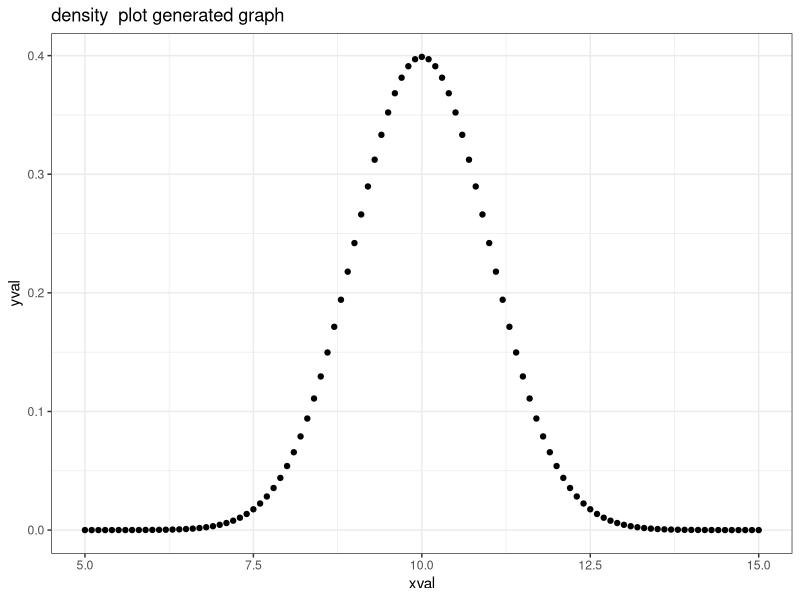
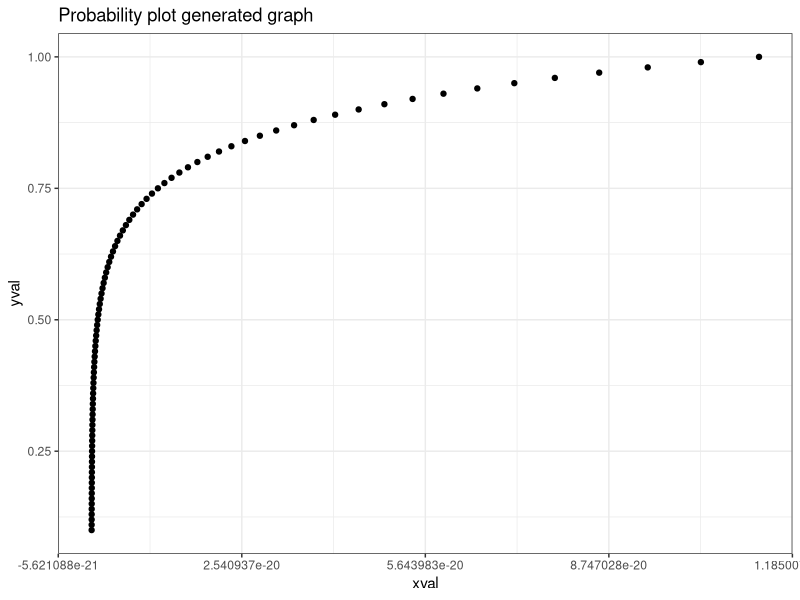
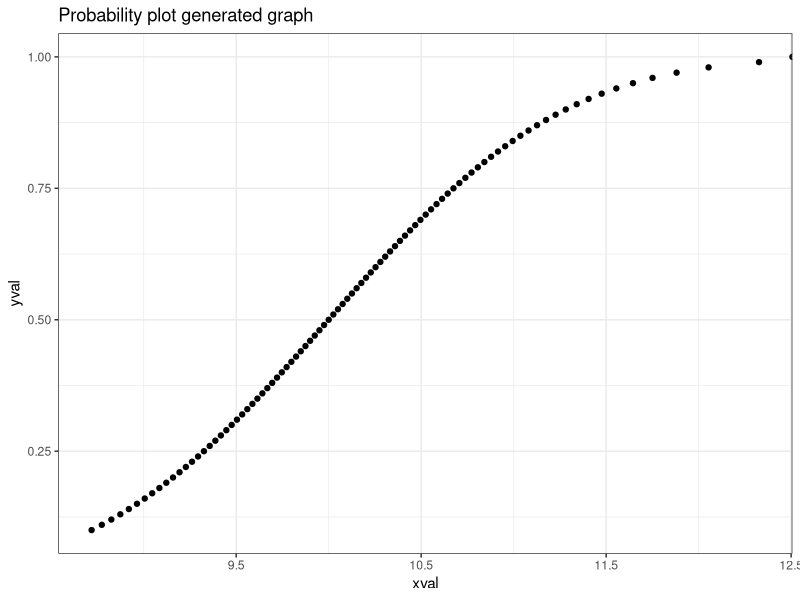
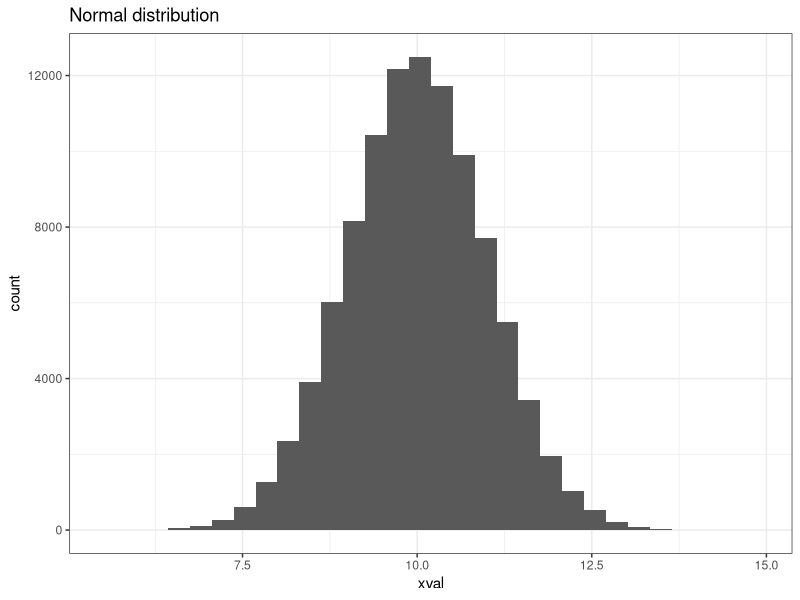
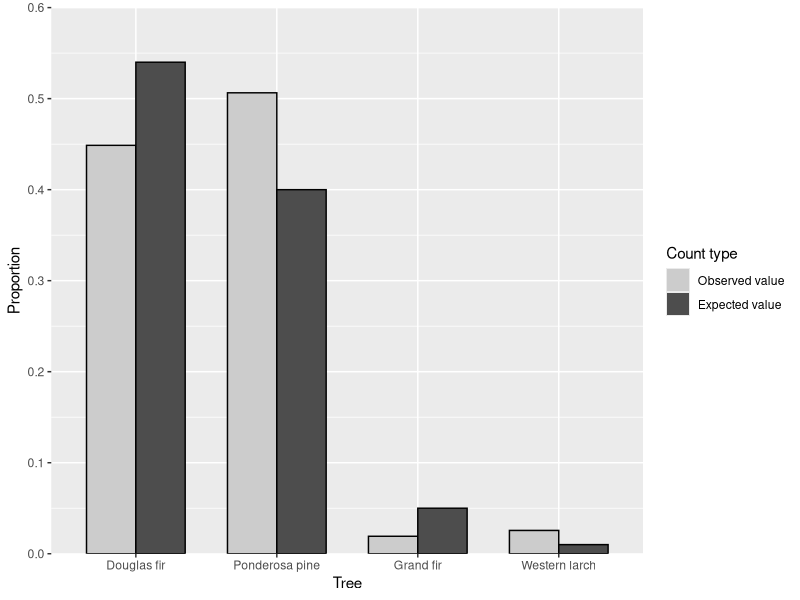
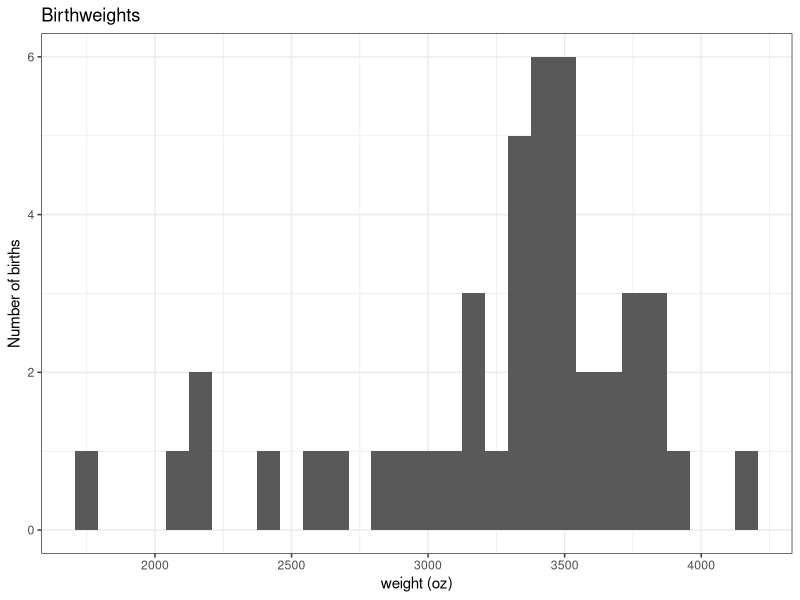
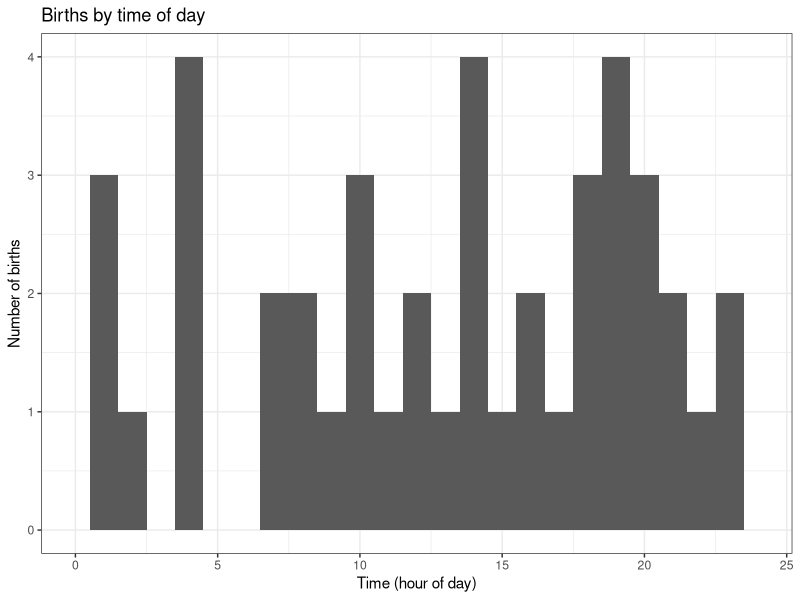
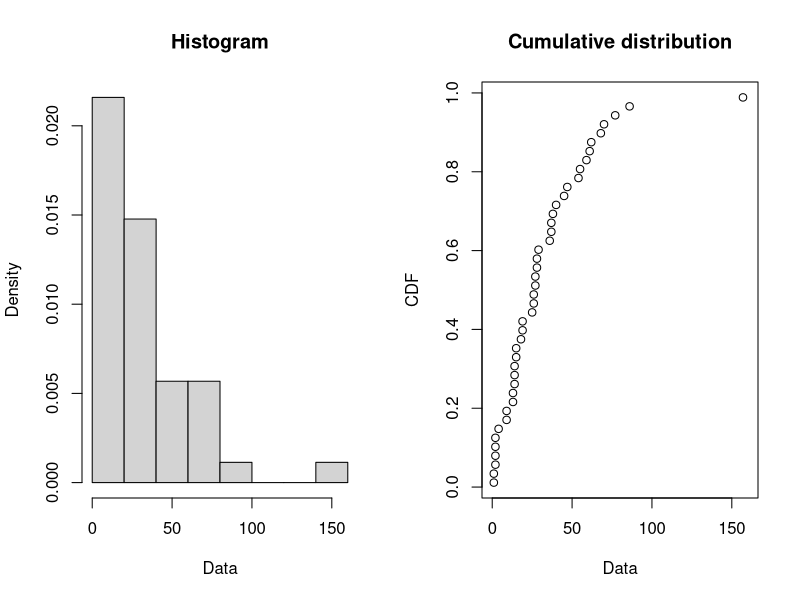

Write R code to recreate these figures, in order.
## ---- chunk 1
library(dplyr)
library(magrittr)
library(tidyr)
library(ggplot2)
library(foreach)
library(fitdistrplus)
## ---- chunk 2
xval <- seq(5, 15, by = 0.1)
yval <- dnorm(xval, 10, 1)
## ---- chunk 3
normexample <- data.frame(xval, yval)
ggplot(normexample) + geom_point(aes(xval, yval)) + theme_bw() + ggtitle("density  plot generated graph")
## ---- chunk 4
yval <- seq(0.1, 1, by = 0.01)
xval <- pnorm(yval, 10, 1)
## ---- chunk 5
normalexample <- data.frame(xval, yval)
ggplot(normalexample) + geom_point(aes(xval, yval)) + theme_bw() + ggtitle("Probability plot generated graph")
## ---- chunk 6
xval <- qnorm(yval, 10, 1)
## ---- chunk 7
normalexample <- data.frame(xval, yval)
ggplot(normalexample) + geom_point(aes(xval, yval)) + theme_bw() + ggtitle("Probability plot generated graph")
## ---- chunk 8
xval <- rnorm(100000, 10, 1)
## ---- chunk 9
normaldensity <- data.frame(xval)
ggplot(normaldensity) + geom_histogram(aes(xval)) + theme_bw() + ggtitle("Normal distribution")
## ---- chunk 10
Input =("
Tree              Value      Count   Total Proportion  Expected
'Douglas fir'     Observed   70      156   0.4487      0.54
'Douglas fir'     Expected   54      100   0.54        0.54
'Ponderosa pine'  Observed   79      156   0.5064      0.40
'Ponderosa pine'  Expected   40      100   0.40        0.40
'Grand fir'       Observed    3      156   0.0192      0.05
'Grand fir'       Expected    5      100   0.05        0.05
'Western larch'   Observed    4      156   0.0256      0.01
'Western larch'   Expected    1      100   0.01        0.01
")
  
Forage = read.table(textConnection(Input),header=TRUE)
## ---- chunk 11
Forage = 
mutate(Forage,
       Tree = factor(Tree, levels=unique(Tree)),
       Value = factor(Value, levels=unique(Value))
       )
## ---- chunk 12
ggplot(Forage, 
   aes(x = Tree, y = Proportion, fill = Value))  +
       geom_bar(stat="identity", position = "dodge", width = 0.7) +
       geom_bar(stat="identity", position = "dodge", 
                colour = "black", width = 0.7, 
                show.legend = FALSE)  +
                scale_y_continuous(breaks = seq(0, 0.60, 0.1), 
                limits = c(0, 0.60), 
                expand = c(0, 0))  +
       scale_fill_manual(name = "Count type" , 
                 values = c('grey80', 'grey30'), 
                 labels = c("Observed value", 
                            "Expected value"))
## ---- chunk 13
observed = c(423, 133)   
expected = c(0.75, 0.25)
  
chisq.test(x = observed,
           p = expected)
## ---- chunk 14
chisq.test(x = Forage[Forage$Value=="Observed",]$Proportion,
           p = Forage[Forage$Value=="Expected",]$Proportion)
## ---- chunk 15
brisbanebirths <- data.frame( 
  birthTime24hr = c('0005', '0104', '0118', '0155', '0257', '0405', '0407', '0422', '0431', '0708', '0735', '0812', '0814', '0909',
                '1035', '1049', '1053', '1133', '1209','1256', '1305', '1406', '1407', '1433', '1446', '1514',
                '1631', '1657', '1742', '1807', '1825', '1854', '1909', '1947', '1949', '1951', '2010', '2037',
                '2051', '2104', '2123', '2217', '2327', '2355'),
      gender = c(1, 1, 2, 2, 2, 1, 1, 2, 2, 2, 2, 2, 1, 1, 2, 1,
         1, 2, 2, 2, 2, 1, 1, 1, 1, 2, 2, 2, 1, 2, 1, 2,
         2, 2, 2, 2, 1, 2, 2, 2, 2, 1, 1, 1),
      weight = c(3837, 3334, 3554, 3838, 3625, 2208, 1745, 2846, 3166, 3520, 
        3380, 3294, 2576, 3208, 3521, 3746, 3523, 2902, 2635, 3920, 
        3690, 3430, 3480, 3116, 3428, 3783, 3345, 3034, 2184, 3300, 
        2383, 3428, 4162, 3630, 3406, 3402, 3500, 3736, 3370, 2121, 
        3150, 3866, 3542, 3278),
      minuteofday = c(5, 64, 78, 115, 177, 245, 247, 262, 271, 428,
        455, 492, 494, 549, 635, 649, 653, 693, 729, 776,
        785, 846, 847, 873, 886, 914, 991, 1017, 1062, 1087,
        1105, 1134, 1149, 1187, 1189, 1191, 1210, 1237, 1251, 1264, 
        1283, 1337, 1407, 1435))
## ---- chunk 16
ggplot(brisbanebirths) + geom_histogram(aes(weight)) + ggtitle("Birthweights") + 
  xlab("weight (oz)") + ylab("Number of births") + theme_bw()
## ---- chunk 17
ggplot(brisbanebirths) + geom_histogram(aes(floor(minuteofday/60)), binwidth = 1, center=0) + ggtitle("Births by time of day") + 
  xlab("Time (hour of day)") + xlim(0,24) +
  ylab("Number of births") +  theme_bw()
## ---- chunk 18
brisbanebirths$interarrival <- (foreach(i=1:nrow(brisbanebirths), .combine=c) 
  %do% 
    (max(1, brisbanebirths$minuteofday[i] - 
            brisbanebirths$minuteofday[max(1,i-1)]
         )
    )
)
print(summary(brisbanebirths$interarrival[2:44]))
print(tail(brisbanebirths$interarrival))
## ---- chunk 19
#library(fitdistrplus)
plotdist(brisbanebirths$interarrival)
## ---- chunk 20
descdist(brisbanebirths$interarrival)
## ---- chunk 21
birth_dist <- fitdist(brisbanebirths$interarrival, "exp")
summary(birth_dist)
birth_dist$estimate
## ---- chunk 22
par(mfrow = c(2,2))
denscomp(birth_dist)
qqcomp(birth_dist)
cdfcomp(birth_dist)
ppcomp(birth_dist)
par(mfrow = c(1,1))
## ---- chunk 23
test<- gofstat(birth_dist)
## ---- chunk 24
test$ks
## ---- chunk 25
test$kstest
## ---- chunk 26
turnaround <- c(239, 273, 308, 230, 312, 324, 534, 283, 86, 102,
                60, 103, 1211, 228, 341, 119, 104, 186, 151, 519,
                50, 53, 61, 98, 157, 109, 118, 82, 130, 163,
                70, 70, 125, 144, 159, 59, 68, 161, 45, 44,
                164, 68, 156, 169, 72, 89, 159, 176, 252, 260,
                89, 126, 136, 158, 103, 53, 54, 175, 179, 149,
                152, 67, 229, 79, 89, 75, 84, 111, 180, 121,
                241, 53, 46, 46, 51, 80, 91, 93, 828, 70,
                186, 82, 270, 29, 115, 197, 40, 89, 54, 50,
                107, 28, 181, 83, 373, 150, 153, 205, 64, 204,
                74, 37, 87, 117, 151, 391, 120, 76, 93, 144,
                152, 155, 229, 63, 241, 78, 102, 172, 217, 226,
                323, 85, 169, 215, 26, 56, 52, 188, 128, 265,
                160, 196, 63, 170, 211, 96, 268, 54, 55, 114,
                205, 428, 95, 141, 216, 109, 36, 87, 297, 44,
                109, 84, 110, 8, 79, 135, 39, 61, 241, 293,
                335, 36, 46, 116, 120, 138, 143, 28, 164, 82,
                36, 13, 702, 94, 53, 112, 170, 189, 50, 62,
                72, 258, 79, 32, 66, 84, 124, 136, 561, 144,
                231, 168, 35, 128, 128, 130, 179, 225, 186)

turnaround_df <- data.frame(turnaround)
summary(turnaround)
## ---- chunk 27
ggplot(turnaround_df) + geom_histogram(aes(turnaround)) + theme_bw()
## ---- chunk 28
descdist(turnaround_df$turnaround)
## ---- chunk 29
turnaround_lnorm <- fitdist(turnaround_df$turnaround, "lnorm")
gofstat(turnaround_lnorm)
## ---- chunk 30
par(mfrow = c(2, 2))
denscomp(turnaround_lnorm)
qqcomp(turnaround_lnorm)
cdfcomp(turnaround_lnorm)
ppcomp(turnaround_lnorm)
par(mfrow = c(1,1))
## ---- chunk 31
turnaround_gamma <- fitdist(turnaround_df$turnaround, "gamma")
gofstat(turnaround_gamma)
## ---- chunk 32
par(mfrow = c(2, 2))
denscomp(turnaround_gamma)
qqcomp(turnaround_gamma)
cdfcomp(turnaround_gamma)
ppcomp(turnaround_gamma)
par(mfrow = c(1,1))
## ---- chunk 33
simplesim <- function(points){
  xval <- runif(n=points, 0, 1)
  yval <- runif(n=points, 0, 1)
  inside <- ifelse(xval^2 + yval^2 <= 1, 
                   1, 
                   0)
  result <- sum(inside)/points
}
print(simplesim(100))
## ---- chunk 34
points = 100
pointsreps = rep(100, points)
simplesimresults <- sapply(pointsreps, simplesim)
summary(simplesimresults)
## ---- chunk 35
hist(simplesimresults, main="Distribution of simplesim results", xlab="simplesim output")
## ---- chunk 36
quantile(simplesimresults, probs = c(0.025, 0.05, 0.5, 0.95, 0.975))
